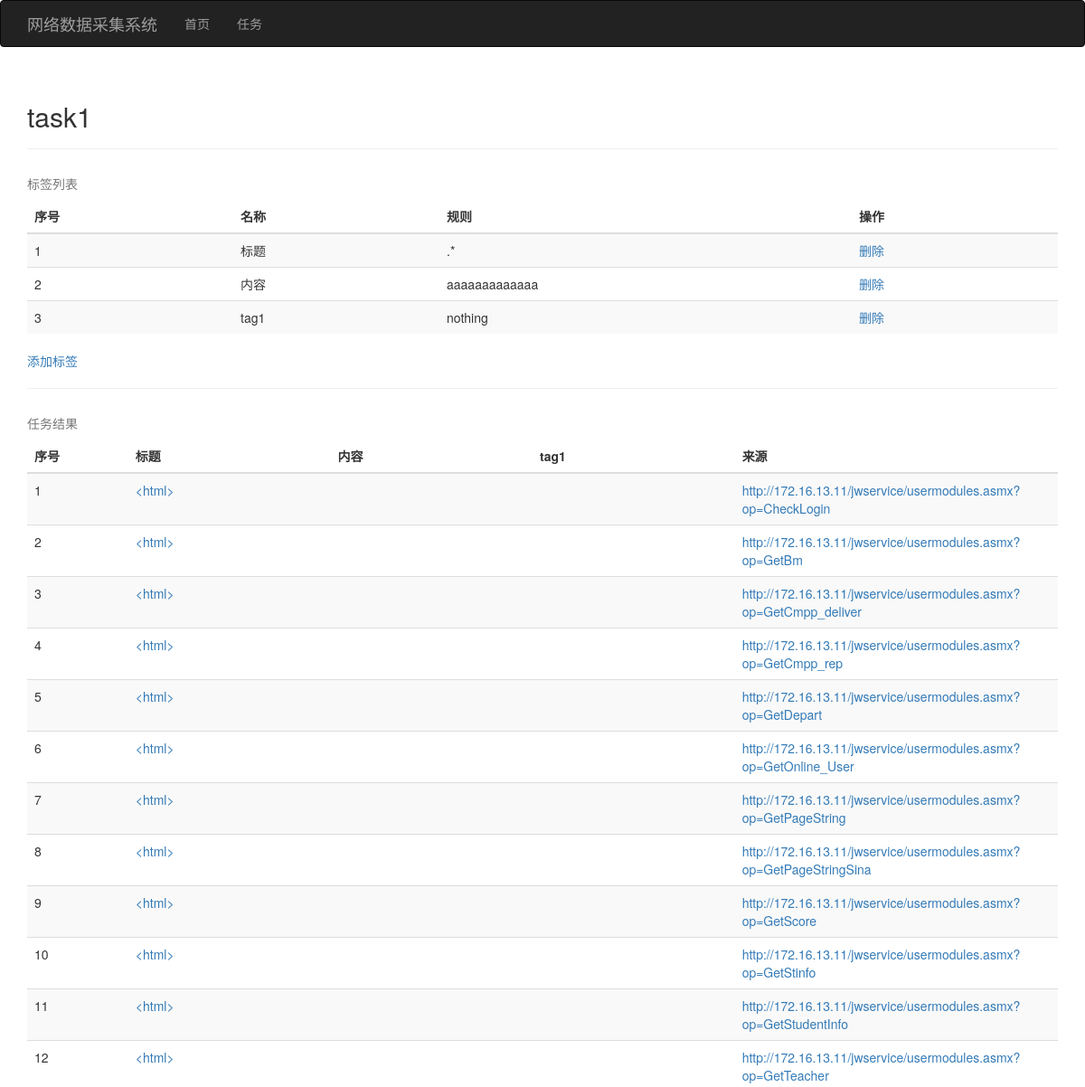
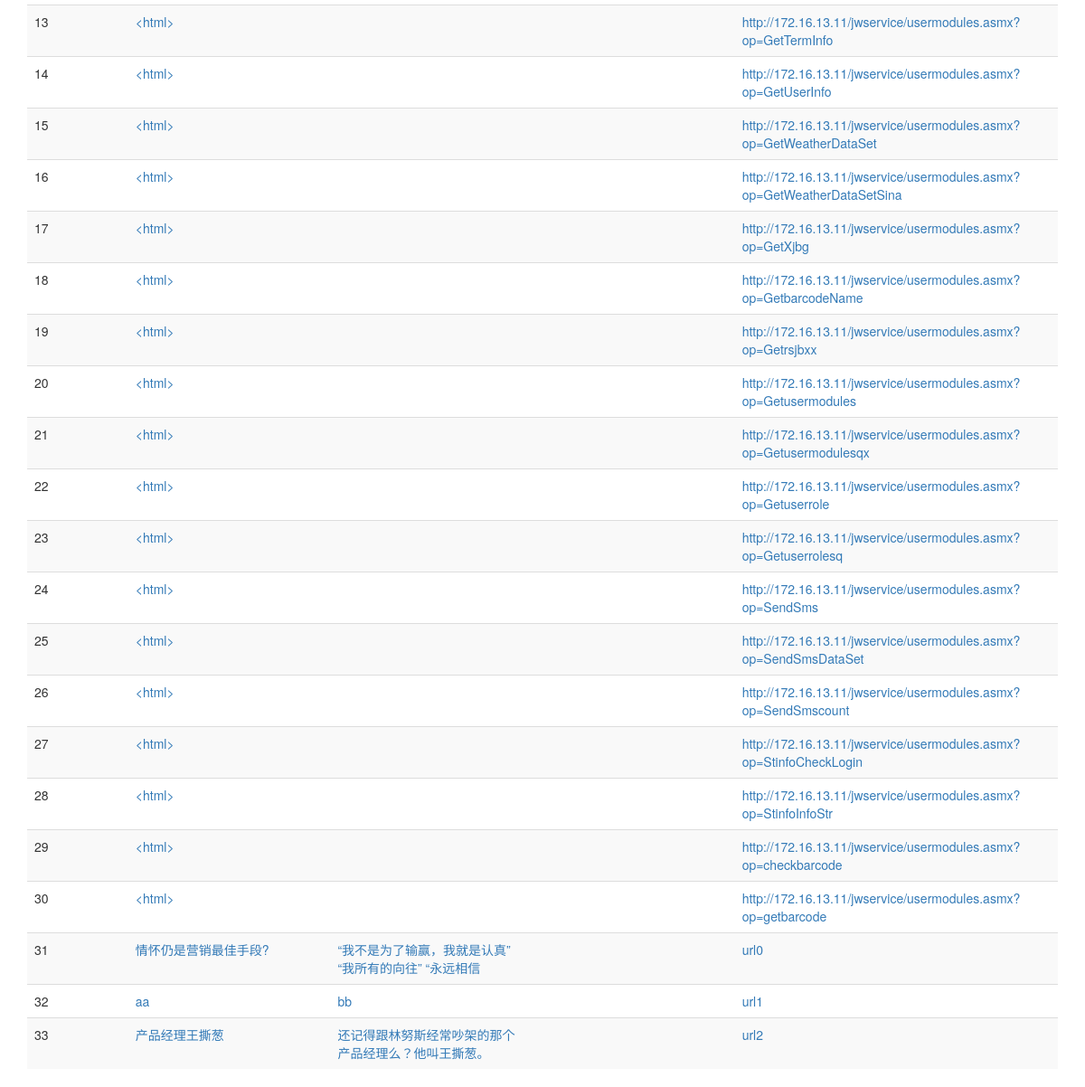
The app's page /task/id/1 with its own data (2 pictures, top to bottom).
### app/models.py (models this page shows)
class Task(db.Model):
    __tablename__ = 'tasks'
    id = db.Column(db.Integer, primary_key=True)
    name = db.Column(db.String)
    status = db.Column(db.Integer, default=0, nullable=True)
    headers = db.Column(db.String, nullable=True)
    proxy = db.Column(db.String, nullable=True)
    thread_num = db.Column(db.Integer, default=1)
    delay_ms = db.Column(db.Integer, default=-1)
    urls = db.relationship('Url', backref='task', lazy='dynamic', cascade="all, delete-orphan")
    tags = db.relationship('Tag', backref='task', lazy='dynamic', cascade="all, delete-orphan")

class Tag(db.Model):
    __tablename__ = 'tags'
    id = db.Column(db.Integer, primary_key=True)
    name = db.Column(db.String)
    rule1 = db.Column(db.String)
    rule2 = db.Column(db.String, nullable=True)
    exclude = db.Column(db.String, nullable=True)
    include = db.Column(db.String, nullable=True)
    type = db.Column(db.Integer, default=0)
    items = db.relationship('Item', backref='tag', lazy='dynamic', cascade="all, delete-orphan")
    task_id = db.Column(db.Integer, db.ForeignKey('tasks.id'))

class Item(db.Model):
    __tablename__ = 'items'
    id = db.Column(db.Integer, primary_key=True)
    data = db.Column(db.String, nullable=True)
    url = db.Column(db.String)
    tag_id = db.Column(db.Integer, db.ForeignKey('tags.id'))

### app/task/views.py (the view)
@task.route('/id/<task_id>')
def detail(task_id):
    try:
        task = db.session.query(Task).filter(Task.id == task_id).one()
    except:
        abort(404)
    tags = Tag.query.filter(Tag.task == task).all()
    all_items = Item.query.join(Tag).filter(Tag.task == task).order_by(Item.url).all()
    last_url = ''
    item_dicts_per_url = []
    item_dict = {}
    for item in all_items:
        if last_url != item.url:
            last_url = item.url
            item_dict = {'url': item.url}
            item_dicts_per_url.append(item_dict)
        item_dict[item.tag] = item
    item_lists_per_url = []
    urls = []
    for i in range(len(item_dicts_per_url)):
        item_dict_per_url = item_dicts_per_url[i]
        items_list = [None] * len(tags)
        for j in range(len(tags)):
            items_list[j] = item_dict_per_url.get(tags[j])
        urls.append(item_dict_per_url.get('url'))
        item_lists_per_url.append(items_list)
    return render_template('task/detail.html', task=task, tags=tags, item_lists_per_url=item_lists_per_url,
                           items_count=len(item_lists_per_url), tags_count=len(tags), urls=urls)

### app/templates/task/detail.html
{% extends "base.html" %}
{% block page_content %}
    <div class="page-header">
        <h2>{{ task.name }}</h2>
    </div>
    <table class="table table-striped">
        <caption>标签列表</caption>
        <thead>
        <tr>
            <th class="col-sm-1">序号</th>
            <th class="col-sm-1">名称</th>
            <th class="col-sm-2">规则</th>
            <th class="col-sm-1">操作</th>
        </tr>
        </thead>
        <tbody>
        {% for i in range(tags_count) %}
            <tr>
                <td>{{ i + 1 }}</td>
                <td> {{ tags[i].name }} </td>
                <td> {{ tags[i].rule1 }} </td>
                <td><a href="{{ url_for('task.remove_tag', task_id=task.id, tag_id=tags[i].id) }}">删除</a> </td>
            </tr>
        {% endfor %}
        </tbody>
    </table>
    <a href="{{ url_for('task.new_tag', task_id=task.id) }}">添加标签</a>
    <hr>
    <table class="table table-striped">
        <caption>任务结果</caption>
        <thead>
        <tr>
            <th class="col-sm-1">序号</th>
            {% for tag in tags %}
                <th class="col-sm-2">{{ tag.name }}</th>
            {% endfor %}
            <th class="col-sm-2">来源</th>
        </tr>
        </thead>
        <tbody>
        {% for i in range(items_count) %}
            <tr>
                <td>{{ i + 1 }}</td>
                {% for item in item_lists_per_url[i] %}
                    <td>
                        <a href="{{ url_for('task.item_detail', task_id=task.id, item_id=item.id) }}">{{ item.data[:100] if item is not none }}</a>
                    </td>
                {% endfor %}
                <td><a href="{{ urls[i] }}">{{ urls[i][:100] }}</a></td>
            </tr>
        {% endfor %}
        </tbody>
    </table>
{% endblock %}

### app/templates/base.html (shortened to what this page needs)
{% extends "bootstrap/base.html" %}
{% block head %}
    {{ super() }}
{% endblock %}
{% block navbar %}
    <div class="navbar navbar-inverse" role="navigation">
        <div class="container">
            <div class="navbar-header">
                <a class="navbar-brand" href="/">网络数据采集系统</a>
            </div>
            <div class="navbar-collapse collapse">
                <ul class="nav navbar-nav">
                    <li><a href="/">首页</a></li>
                </ul>
                <ul class="nav navbar-nav">
                    <li><a href="{{ url_for("task.index") }}">任务</a></li>
                </ul>
            </div>
        </div>
    </div>
{% endblock %}
{% block content %}
    <div class="container">
        {% block page_content %}{% endblock %}
    </div>
{% endblock %}

### records on screen
Task: name "task1"
Tag: name "标题", rule1 ".*", name "标题"
Tag: name "内容", rule1 "aaaaaaaaaaaaa", name "内容"
Tag: name "tag1", rule1 "nothing", name "tag1"
Item: data "<html>", url "http://172.16.13.11/jwservice/usermodules.asmx?op=CheckLogin"
Item: data "<html>", url "http://172.16.13.11/jwservice/usermodules.asmx?op=GetBm"
Item: data "<html>", url "http://172.16.13.11/jwservice/usermodules.asmx?op=GetCmpp_deliver"
Item: data "<html>", url "http://172.16.13.11/jwservice/usermodules.asmx?op=GetCmpp_rep"
Item: data "<html>", url "http://172.16.13.11/jwservice/usermodules.asmx?op=GetDepart"
Item: data "<html>", url "http://172.16.13.11/jwservice/usermodules.asmx?op=GetOnline_User"
Item: data "<html>", url "http://172.16.13.11/jwservice/usermodules.asmx?op=GetPageString"
Item: data "<html>", url "http://172.16.13.11/jwservice/usermodules.asmx?op=GetPageStringSina"
Item: data "<html>", url "http://172.16.13.11/jwservice/usermodules.asmx?op=GetScore"
Item: data "<html>", url "http://172.16.13.11/jwservice/usermodules.asmx?op=GetStinfo"
Item: data "<html>", url "http://172.16.13.11/jwservice/usermodules.asmx?op=GetStudentInfo"
Item: data "<html>", url "http://172.16.13.11/jwservice/usermodules.asmx?op=GetTeacher"
Item: data "<html>", url "http://172.16.13.11/jwservice/usermodules.asmx?op=GetTermInfo"
Item: data "<html>", url "http://172.16.13.11/jwservice/usermodules.asmx?op=GetUserInfo"
Item: data "<html>", url "http://172.16.13.11/jwservice/usermodules.asmx?op=GetWeatherDataSet"
Item: data "<html>", url "http://172.16.13.11/jwservice/usermodules.asmx?op=GetWeatherDataSetSina"
Item: data "<html>", url "http://172.16.13.11/jwservice/usermodules.asmx?op=GetXjbg"
Item: data "<html>", url "http://172.16.13.11/jwservice/usermodules.asmx?op=GetbarcodeName"
Item: data "<html>", url "http://172.16.13.11/jwservice/usermodules.asmx?op=Getrsjbxx"
Item: data "<html>", url "http://172.16.13.11/jwservice/usermodules.asmx?op=Getusermodules"
Item: data "<html>", url "http://172.16.13.11/jwservice/usermodules.asmx?op=Getusermodulesqx"
Item: data "<html>", url "http://172.16.13.11/jwservice/usermodules.asmx?op=Getuserrole"
Item: data "<html>", url "http://172.16.13.11/jwservice/usermodules.asmx?op=Getuserrolesq"
Item: data "<html>", url "http://172.16.13.11/jwservice/usermodules.asmx?op=SendSms"
Item: data "<html>", url "http://172.16.13.11/jwservice/usermodules.asmx?op=SendSmsDataSet"
Item: data "<html>", url "http://172.16.13.11/jwservice/usermodules.asmx?op=SendSmscount"
Item: data "<html>", url "http://172.16.13.11/jwservice/usermodules.asmx?op=StinfoCheckLogin"
Item: data "<html>", url "http://172.16.13.11/jwservice/usermodules.asmx?op=StinfoInfoStr"
Item: data "<html>", url "http://172.16.13.11/jwservice/usermodules.asmx?op=checkbarcode"
Item: data "<html>", url "http://172.16.13.11/jwservice/usermodules.asmx?op=getbarcode"
Item: data "情怀仍是营销最佳手段?"
Item: data "“我不是为了输赢，我就是认真” “我所有的向往” “永远相信", url "url0"
Item: data "aa", url "url1"
Item: data "bb"
Item: data "产品经理王撕葱", url "url2"
Item: data "还记得跟林努斯经常吵架的那个产品经理么？他叫王撕葱。"

### other values on screen
{{ i + 1 }} "1" "2" "3"
{{ i + 1 }} "1" "2" "3" "4" "5" "6" "7" "8" "9" "10" "11" "12" "13" "14" "15" "16" "17" "18" "19" "20" "21" "22" "23" "24" "25" "26" "27" "28" "29" "30" "31" "32" "33"
